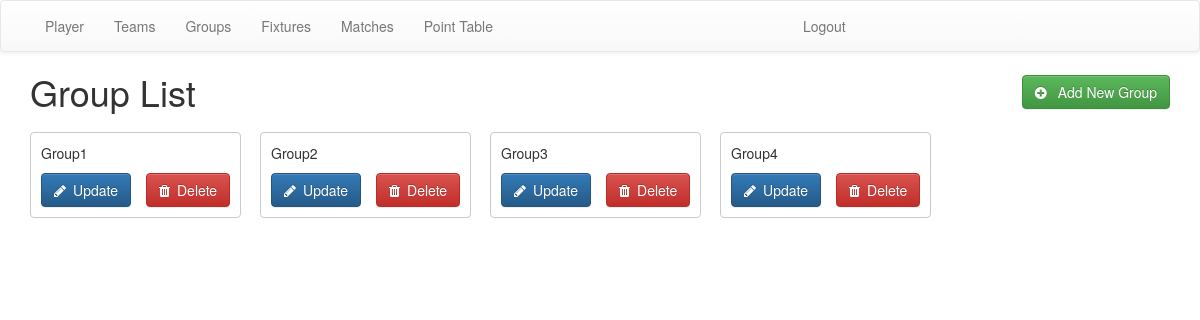
Page /fixtures/group/list (signed in) on the earlier database version.
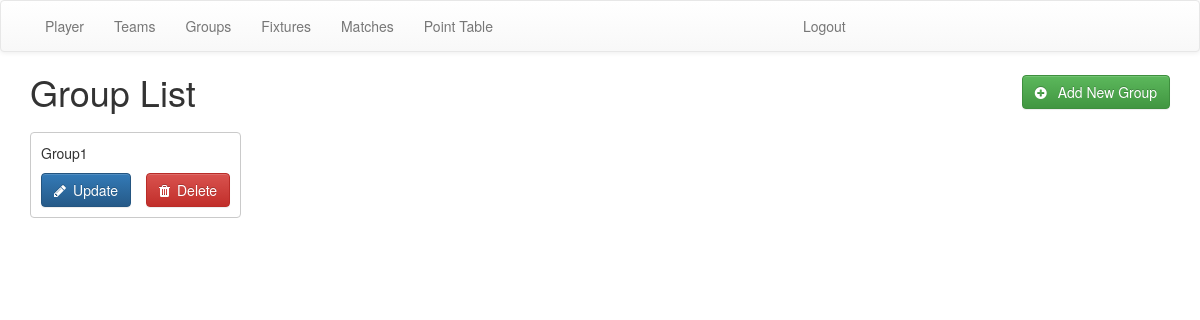
Same page on the later database version.
### fixtures_points/models.py (models this page shows, shortened)
class Group(models.Model):
    identifier = models.AutoField(primary_key=True)
    name = models.CharField(max_length=255,unique=True)

### fixtures_points/views.py (the view)
# urls.py: path('group/list', views.GroupListView.as_view(),name='GroupList'),
class GroupListView(LoginRequiredMixin,ListView):
    model = Group
    template_name = 'fixtures_points/group_list.html'

### templates/fixtures_points/group_list.html
{% extends 'base.html' %}
{% block content %}
<div class="flex-set" style="margin-bottom:20px;">
<h1 style="margin:0;padding:0;">Group List</h1>
<a class="btn btn-success" href="{% url 'GroupCreate' %}">
<i class="fa fa-plus-circle"></i>
        Add New Group
</a>
</div>
        {% for group in group_list %}
                <div class="card">
                        <div class="card-body">
                                <p class="card-text">  {{ group.name }} </p>
                                <div class="flex-set">
                                <a href="{% url 'GroupUpdate'  group.identifier %}" class="btn btn-primary" style="margin-right:15px;"><i class="fa fa-pencil"></i>Update</a>
                                <a href="{% url 'GroupDelete'  group.identifier %}" class="btn btn-danger"><i class="fa fa-trash"></i>Delete</a>
                                </div>
                        </div>
                </div>
        {% endfor %}
{% endblock %}

Differences in the rows shown:
removed Group: name "Group2"
removed Group: name "Group3"
removed Group: name "Group4"
